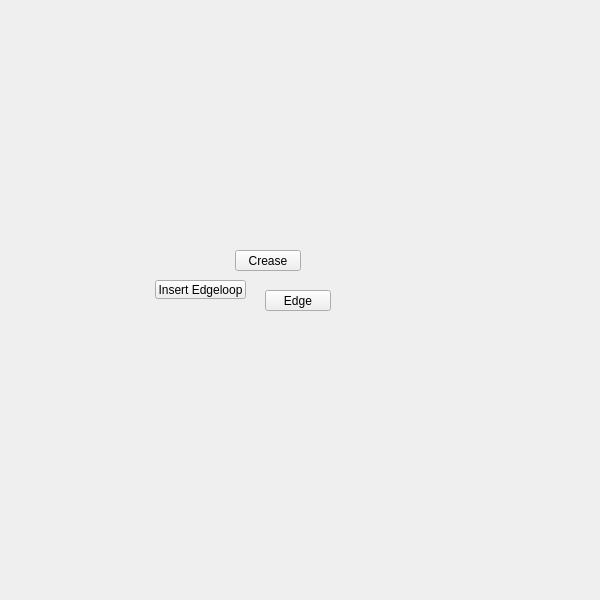
<?xml version="1.0" encoding="UTF-8"?>
<ui version="4.0">
 <class>translucent_window</class>
 <widget class="QMainWindow" name="translucent_window">
  <property name="enabled">
   <bool>true</bool>
  </property>
  <property name="geometry">
   <rect>
    <x>0</x>
    <y>0</y>
    <width>600</width>
    <height>600</height>
   </rect>
  </property>
  <property name="sizePolicy">
   <sizepolicy hsizetype="Ignored" vsizetype="Ignored">
    <horstretch>0</horstretch>
    <verstretch>0</verstretch>
   </sizepolicy>
  </property>
  <property name="minimumSize">
   <size>
    <width>0</width>
    <height>0</height>
   </size>
  </property>
  <property name="maximumSize">
   <size>
    <width>600</width>
    <height>600</height>
   </size>
  </property>
  <property name="cursor">
   <cursorShape>ArrowCursor</cursorShape>
  </property>
  <property name="whatsThis">
   <string>main</string>
  </property>
  <property name="toolButtonStyle">
   <enum>Qt::ToolButtonIconOnly</enum>
  </property>
  <property name="tabShape">
   <enum>QTabWidget::Triangular</enum>
  </property>
  <property name="dockNestingEnabled">
   <bool>true</bool>
  </property>
  <property name="dockOptions">
   <set>QMainWindow::AllowNestedDocks|QMainWindow::AllowTabbedDocks|QMainWindow::AnimatedDocks|QMainWindow::ForceTabbedDocks</set>
  </property>
  <widget class="QWidget" name="widget">
   <property name="sizePolicy">
    <sizepolicy hsizetype="Ignored" vsizetype="Ignored">
     <horstretch>0</horstretch>
     <verstretch>0</verstretch>
    </sizepolicy>
   </property>
   <widget class="QPushButton" name="b047">
    <property name="enabled">
     <bool>true</bool>
    </property>
    <property name="geometry">
     <rect>
      <x>155</x>
      <y>280</y>
      <width>91</width>
      <height>19</height>
     </rect>
    </property>
    <property name="maximumSize">
     <size>
      <width>111</width>
      <height>19</height>
     </size>
    </property>
    <property name="toolTip">
     <string>Split selected edge ring</string>
    </property>
    <property name="text">
     <string>Insert Edgeloop</string>
    </property>
    <property name="iconSize">
     <size>
      <width>18</width>
      <height>18</height>
     </size>
    </property>
    <property name="balette" stdset="0">
     <palette>
      <active>
       <colorrole role="Highlight">
        <brush brushstyle="SolidPattern">
         <color alpha="255">
          <red>168</red>
          <green>152</green>
          <blue>250</blue>
         </color>
        </brush>
       </colorrole>
      </active>
      <inactive>
       <colorrole role="Highlight">
        <brush brushstyle="SolidPattern">
         <color alpha="255">
          <red>168</red>
          <green>152</green>
          <blue>250</blue>
         </color>
        </brush>
       </colorrole>
      </inactive>
      <disabled>
       <colorrole role="Highlight">
        <brush brushstyle="SolidPattern">
         <color alpha="255">
          <red>0</red>
          <green>120</green>
          <blue>215</blue>
         </color>
        </brush>
       </colorrole>
      </disabled>
     </palette>
    </property>
   </widget>
   <widget class="QPushButton" name="i002">
    <property name="geometry">
     <rect>
      <x>265</x>
      <y>290</y>
      <width>66</width>
      <height>21</height>
     </rect>
    </property>
    <property name="minimumSize">
     <size>
      <width>0</width>
      <height>21</height>
     </size>
    </property>
    <property name="maximumSize">
     <size>
      <width>16777215</width>
      <height>21</height>
     </size>
    </property>
    <property name="whatsThis">
     <string>polygons#edge</string>
    </property>
    <property name="text">
     <string>Edge</string>
    </property>
   </widget>
   <widget class="QPushButton" name="i026">
    <property name="geometry">
     <rect>
      <x>235</x>
      <y>250</y>
      <width>66</width>
      <height>21</height>
     </rect>
    </property>
    <property name="minimumSize">
     <size>
      <width>0</width>
      <height>21</height>
     </size>
    </property>
    <property name="maximumSize">
     <size>
      <width>16777215</width>
      <height>21</height>
     </size>
    </property>
    <property name="whatsThis">
     <string>crease</string>
    </property>
    <property name="text">
     <string>Crease</string>
    </property>
   </widget>
  </widget>
 </widget>
 <resources/>
 <connections/>
 <designerdata>
  <property name="gridDeltaX">
   <number>5</number>
  </property>
  <property name="gridDeltaY">
   <number>10</number>
  </property>
  <property name="gridSnapX">
   <bool>true</bool>
  </property>
  <property name="gridSnapY">
   <bool>true</bool>
  </property>
  <property name="gridVisible">
   <bool>true</bool>
  </property>
 </designerdata>
</ui>
